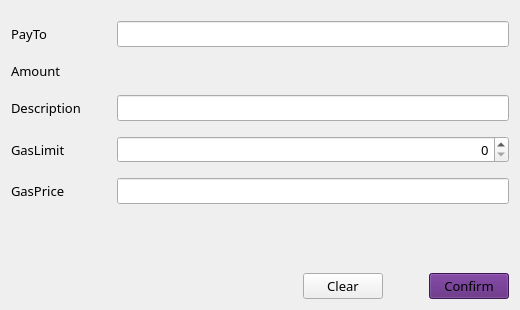
<?xml version="1.0" encoding="UTF-8"?>
<ui version="4.0">
 <class>SendTokenPage</class>
 <widget class="QWidget" name="SendTokenPage">
  <property name="enabled">
   <bool>true</bool>
  </property>
  <property name="geometry">
   <rect>
    <x>0</x>
    <y>0</y>
    <width>520</width>
    <height>310</height>
   </rect>
  </property>
  <property name="font">
   <font>
    <family>Source Sans Pro</family>
    <pointsize>10</pointsize>
   </font>
  </property>
  <property name="windowTitle">
   <string>Form</string>
  </property>
  <layout class="QVBoxLayout" name="verticalLayout">
   <item>
    <spacer name="verticalSpacer_2">
     <property name="orientation">
      <enum>Qt::Vertical</enum>
     </property>
     <property name="sizeType">
      <enum>QSizePolicy::Fixed</enum>
     </property>
     <property name="sizeHint" stdset="0">
      <size>
       <width>20</width>
       <height>10</height>
      </size>
     </property>
    </spacer>
   </item>
   <item>
    <layout class="QGridLayout" name="gridLayout">
     <property name="verticalSpacing">
      <number>15</number>
     </property>
     <item row="0" column="0">
      <widget class="QLabel" name="labelPayTo">
       <property name="minimumSize">
        <size>
         <width>100</width>
         <height>0</height>
        </size>
       </property>
       <property name="styleSheet">
        <string notr="true">font-color: #260435;</string>
       </property>
       <property name="text">
        <string>PayTo</string>
       </property>
      </widget>
     </item>
     <item row="1" column="0">
      <widget class="QLabel" name="labelAmount">
       <property name="minimumSize">
        <size>
         <width>100</width>
         <height>0</height>
        </size>
       </property>
       <property name="styleSheet">
        <string notr="true">font-color: #260435;</string>
       </property>
       <property name="text">
        <string>Amount</string>
       </property>
      </widget>
     </item>
     <item row="3" column="0">
      <widget class="QLabel" name="labelGasLimit">
       <property name="minimumSize">
        <size>
         <width>100</width>
         <height>0</height>
        </size>
       </property>
       <property name="styleSheet">
        <string notr="true">font-color: #260435;</string>
       </property>
       <property name="text">
        <string>GasLimit</string>
       </property>
      </widget>
     </item>
     <item row="4" column="0">
      <widget class="QLabel" name="labelGasPrice">
       <property name="minimumSize">
        <size>
         <width>100</width>
         <height>0</height>
        </size>
       </property>
       <property name="styleSheet">
        <string notr="true">font-color: #260435;</string>
       </property>
       <property name="text">
        <string>GasPrice</string>
       </property>
      </widget>
     </item>
     <item row="2" column="0">
      <widget class="QLabel" name="labelDescription">
       <property name="minimumSize">
        <size>
         <width>100</width>
         <height>0</height>
        </size>
       </property>
       <property name="styleSheet">
        <string notr="true">font-color: #260435;</string>
       </property>
       <property name="text">
        <string>Description</string>
       </property>
      </widget>
     </item>
     <item row="0" column="1">
      <widget class="QValidatedLineEdit" name="lineEditPayTo"/>
     </item>
     <item row="2" column="1">
      <widget class="QLineEdit" name="lineEditDescription"/>
     </item>
     <item row="4" column="1">
      <widget class="BitcoinAmountField" name="lineEditGasPrice"/>
     </item>
     <item row="3" column="1">
      <widget class="QSpinBox" name="lineEditGasLimit">
       <property name="alignment">
        <set>Qt::AlignRight|Qt::AlignTrailing|Qt::AlignVCenter</set>
       </property>
      </widget>
     </item>
     <item row="1" column="1">
      <widget class="TokenAmountField" name="lineEditAmount" native="true"/>
     </item>
    </layout>
   </item>
   <item>
    <spacer name="verticalSpacer">
     <property name="orientation">
      <enum>Qt::Vertical</enum>
     </property>
     <property name="sizeHint" stdset="0">
      <size>
       <width>20</width>
       <height>40</height>
      </size>
     </property>
    </spacer>
   </item>
   <item>
    <layout class="QHBoxLayout" name="horizontalLayout">
     <item>
      <spacer name="horizontalSpacer">
       <property name="orientation">
        <enum>Qt::Horizontal</enum>
       </property>
       <property name="sizeType">
        <enum>QSizePolicy::Expanding</enum>
       </property>
       <property name="sizeHint" stdset="0">
        <size>
         <width>40</width>
         <height>20</height>
        </size>
       </property>
      </spacer>
     </item>
     <item>
      <widget class="QPushButton" name="clearButton">
       <property name="styleSheet">
        <string notr="true"/>
       </property>
       <property name="text">
        <string>Clear</string>
       </property>
      </widget>
     </item>
     <item>
      <spacer name="horizontalSpacer_2">
       <property name="orientation">
        <enum>Qt::Horizontal</enum>
       </property>
       <property name="sizeType">
        <enum>QSizePolicy::Fixed</enum>
       </property>
       <property name="sizeHint" stdset="0">
        <size>
         <width>40</width>
         <height>20</height>
        </size>
       </property>
      </spacer>
     </item>
     <item>
      <widget class="QPushButton" name="confirmButton">
       <property name="styleSheet">
        <string notr="true">background-color: #581F78;
background-opacity: 97%;</string>
       </property>
       <property name="text">
        <string>Confirm</string>
       </property>
      </widget>
     </item>
    </layout>
   </item>
  </layout>
 </widget>
 <customwidgets>
  <customwidget>
   <class>QValidatedLineEdit</class>
   <extends>QLineEdit</extends>
   <header>qvalidatedlineedit.h</header>
  </customwidget>
  <customwidget>
   <class>BitcoinAmountField</class>
   <extends>QLineEdit</extends>
   <header>bitcoinamountfield.h</header>
   <container>1</container>
  </customwidget>
  <customwidget>
   <class>TokenAmountField</class>
   <extends>QWidget</extends>
   <header>tokenamountfield.h</header>
   <container>1</container>
  </customwidget>
 </customwidgets>
 <resources/>
 <connections/>
</ui>
